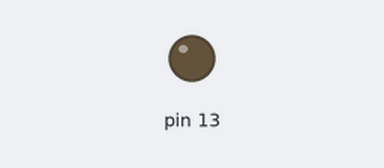
The sketch below on a simulated Arduino Uno, built with avr-gcc and run on an emulated ATmega328P. Parts: output pins drawn as LEDs (lit = HIGH).

Above: at 0.1 s.
At 31.1 s:
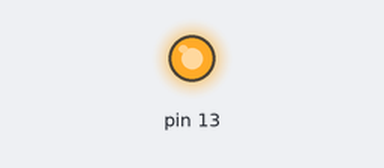
Timing chart, 0 to 34.3 s (numbered marks = the images above):
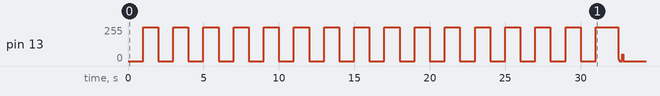

The sketch:

LED_Blinker_without_Delay.ino
```cpp
// LED Blinker w/o Delay
int timestamp = 1000;
int state = 0;

void setup()
{
  pinMode(13, OUTPUT);
}

void loop()
{
  int simulation_time = millis();

  if (simulation_time >= timestamp) {
      timestamp += 1000;

      if (state == 0) {
          digitalWrite(13, HIGH);
          state = 1;
      } else {
          digitalWrite(13, LOW);
          state =  0;
      }
  }
}
```

Measured:
- by itself, pin 13: 0/255 → 255/255 at 1.0 s, → 0/255 1.0 s later, → 255/255 1.0 s later, → 0/255 1.0 s later, … (35 changes in this stretch)
